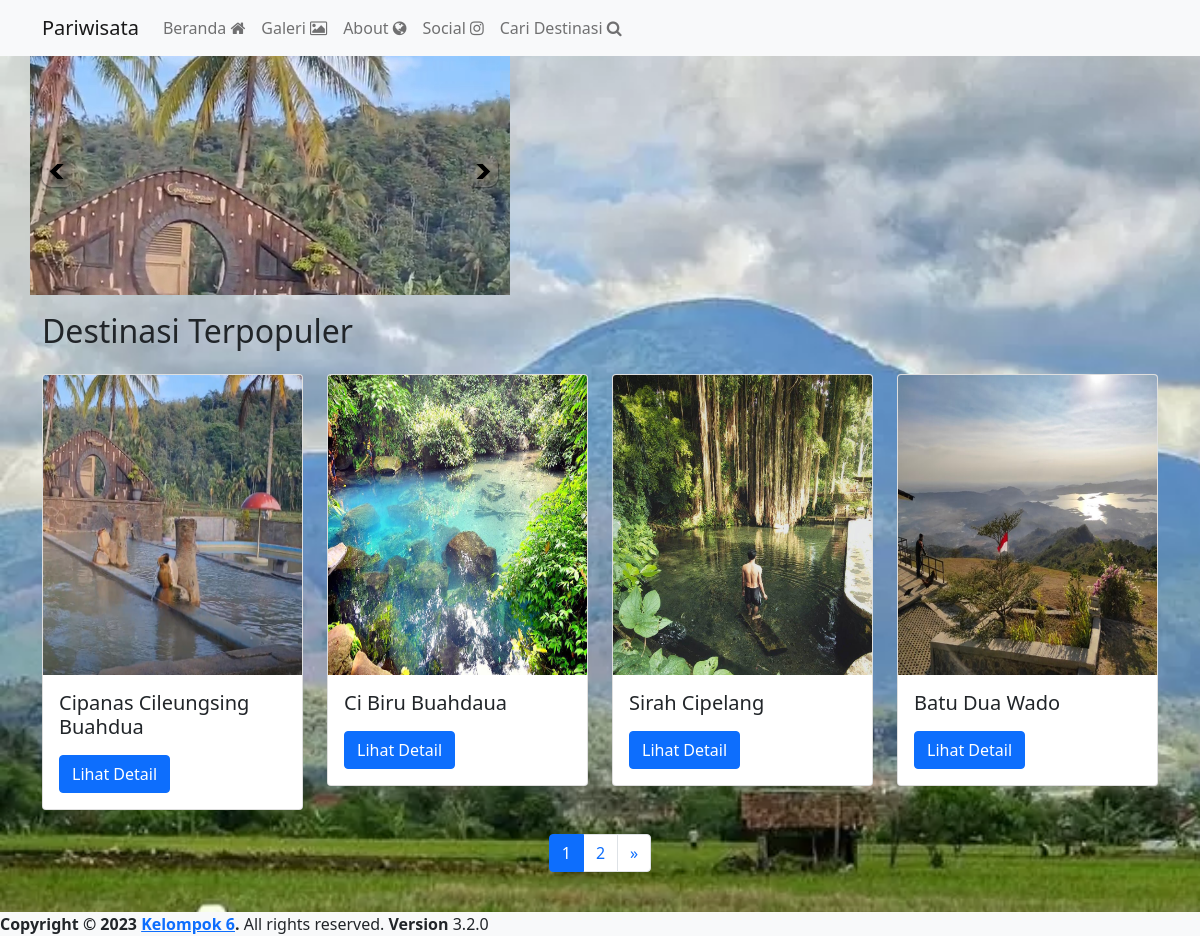
The page / on the database its author committed.
### tables this page shows
CREATE TABLE `destinasi` (
  `id` int(11) NOT NULL,
  `nama_destinasi` varchar(255) NOT NULL,
  `deskripsi` text NOT NULL,
  `gambar` text NOT NULL,
  `id_kategori` int(20) NOT NULL
);

### index.php (the view, shortened to what this page needs)
<?php
include 'koneksi.php';
$query = "SELECT * FROM destinasi";
$result = mysqli_query($koneksi, $query);
$destinasiPerHalaman = 4;
$totalDestinasi = mysqli_num_rows($result);
$totalHalaman = ceil($totalDestinasi / $destinasiPerHalaman);
$halamanAktif = isset($_GET['page']) ? $_GET['page'] : 1;
$awal = ($halamanAktif - 1) * $destinasiPerHalaman;
$query = "SELECT * FROM destinasi LIMIT $awal, $destinasiPerHalaman";
$result = mysqli_query($koneksi, $query);
?>
<!DOCTYPE html>
<html lang="en">
<head>
  <link rel="stylesheet" href="https://cdn.jsdelivr.net/npm/bootstrap@5.0.1/dist/css/bootstrap.min.css">
  <link rel="stylesheet" href="https://cdnjs.cloudflare.com/ajax/libs/font-awesome/4.7.0/css/font-awesome.min.css">
  <link rel="stylesheet" href="./css/style.css">
  <link rel="stylesheet" href="assets_front/css/orman.css" type="text/css" media="screen" />
  <link rel="stylesheet" href="assets_front/css/nivo-slider.css" type="text/css" media="screen" />
  <link rel="stylesheet" href="assets_front/css/slimbox2.css" type="text/css" media="screen" />
</head>
<body>
  <nav class="navbar navbar-expand-lg navbar-light bg-light">
    <?php
    include "./admin/header/header.php";
    ?>
  </nav>
  <div class="header-section">
    <div id="templatemo_slider" class="slider-wrapper theme-orman style=" margin-top:="" 57px;="" margin-left:="" 370px;"="" style="
    top: 55px;
    right: -;
    left: 30px;
">
      <div id="slider" class="nivoSlider">
      </div>
    </div>
  </div>
  <br>
  <section class="destination-section py-5">
    <div class="container">
      <h2 class="mb-4">Destinasi Terpopuler</h2>
      <div class="row">
        <?php
        mysqli_data_seek($result, 0);
        while ($row = mysqli_fetch_assoc($result)) {
          $destinasiNama = $row['nama_destinasi'];
          $destinasigambar = $row['gambar'];
          $idDestinasi = $row['id'];
        ?>
          <div class="col-md-3">
            <div class="card mb-4">
              <img width="100" height="300" src="./admin/destinasi/gambar/<?php echo $destinasigambar; ?>" class="card-img-top" alt="<?php echo $destinasiNama; ?>">
              <div class="card-body">
                <h5 class="card-title"><?php echo $destinasiNama; ?></h5>
                <a href="artikel.php?id=<?php echo $idDestinasi; ?>" class="btn btn-primary">Lihat Detail</a>
              </div>
            </div>
          </div>
        <?php
        }
        ?>
      </div>
      <nav>
        <ul class="pagination justify-content-center">
          <?php for ($i = 1; $i <= $totalHalaman; $i++) : ?>
            <?php if ($i == $halamanAktif) : ?>
              <li class="page-item active"><a class="page-link" href="?page=<?php echo $i; ?>"><?php echo $i; ?></a></li>
            <?php else : ?>
              <li class="page-item"><a class="page-link" href="?page=<?php echo $i; ?>"><?php echo $i; ?></a></li>
            <?php endif; ?>
          <?php endfor; ?>
          <?php if ($halamanAktif < $totalHalaman) : ?>
            <li class="page-item">
              <a class="page-link" href="?page=<?php echo ($halamanAktif + 1); ?>" aria-label="Next">
                <span aria-hidden="true">&raquo;</span>
              </a>
            </li>
          <?php endif; ?>
        </ul>
      </nav>
    </div>
  </section>
  <?php include './admin/footer.php'; ?>
</body>
</html>

### css/style.css (style rules this page uses)
body { background-image: url('background.jpg'); background-repeat: no-repeat; background-size: cover; object-fit: cover; }
.navbar { position: fixed; top: 0; left: 0; width: 100%; z-index: 100; }

### assets_front/css/orman.css (style rules this page uses)
.theme-orman.slider-wrapper { width: 480px; height: 240px; position:relative; }
.theme-orman .nivoSlider { position:relative; width:480px; height:240px; background:url(../images/loading.gif) no-repeat 50% 50%; }

### assets_front/css/nivo-slider.css (style rules this page uses)
.nivoSlider { position:relative; }

### rows shown on the page
destinasi: gambar (picture), nama_destinasi "Cipanas Cileungsing Buahdua"
destinasi: gambar (picture), nama_destinasi "Ci Biru Buahdaua"
destinasi: gambar (picture), nama_destinasi "Sirah Cipelang"
destinasi: gambar (picture), nama_destinasi "Batu Dua Wado"
